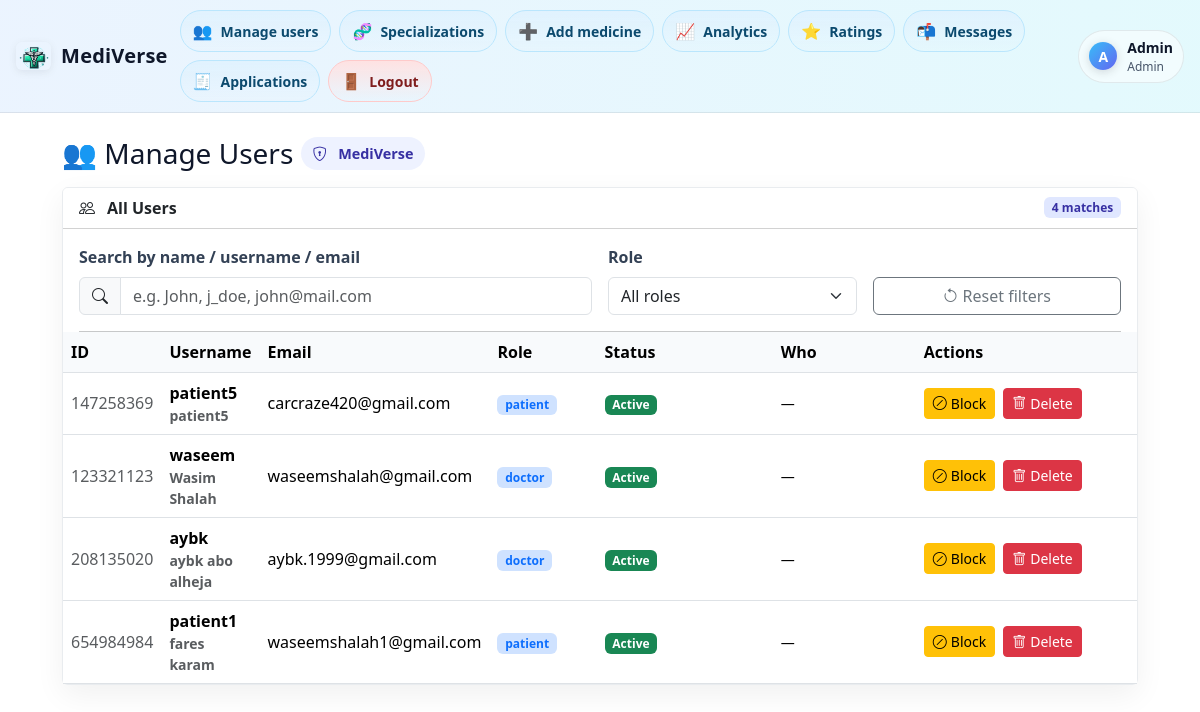
Page /labs/Doctors/admin/users.php (signed in) on the committed database.
### tables this page shows
CREATE TABLE `users` (
  `id` int(11) NOT NULL,
  `name` varchar(100) NOT NULL,
  `username` varchar(50) NOT NULL,
  `email` varchar(100) NOT NULL,
  `email_verified` tinyint(1) NOT NULL DEFAULT 0,
  `verify_token` varchar(255) DEFAULT NULL,
  `verify_expires` datetime DEFAULT NULL,
  `profile_image` varchar(255) DEFAULT NULL,
  `phone` varchar(20) DEFAULT NULL,
  `location` varchar(100) DEFAULT NULL,
  `password` varchar(255) NOT NULL,
  `temp_password` tinyint(1) DEFAULT 0,
  `role` enum('patient','doctor','admin') DEFAULT 'patient',
  `gender` enum('male','female','other') DEFAULT NULL,
  `height_cm` decimal(5,2) DEFAULT NULL,
  `weight_kg` decimal(5,2) DEFAULT NULL,
  `bmi` decimal(5,2) DEFAULT NULL,
  `date_of_birth` date DEFAULT NULL,
  `license_number` varchar(50) DEFAULT NULL,
  `specialization_id` int(11) DEFAULT NULL,
  `is_active` tinyint(1) NOT NULL DEFAULT 1,
  `created_at` timestamp NOT NULL DEFAULT current_timestamp(),
  `reset_token` varchar(255) DEFAULT NULL,
  `token_expiry` datetime DEFAULT NULL,
  `user_id` int(10) NOT NULL,
  `block_reason` text DEFAULT NULL,
  `blocked_at` datetime DEFAULT NULL,
  `is_blocked` tinyint(1) DEFAULT 0,
  `user_deleted` tinyint(1) DEFAULT 0,
  `delete_reason` text DEFAULT NULL,
  `blocked_by` int(11) DEFAULT NULL,
  `deleted_by` int(11) DEFAULT NULL,
  `deleted_reason` varchar(255) DEFAULT NULL,
  `verification_code` varchar(10) DEFAULT NULL,
  `is_activated` tinyint(1) NOT NULL DEFAULT 0
);

### labs/Doctors/admin/users.php (the view, shortened to what this page needs)
<?php
require_once '../config.php';
$usersQ = $conn->query("
    SELECT
        u.id,                          -- internal ID (for actions)
        u.user_id AS public_id,        -- public ID to display
        u.username, u.name AS full_name, u.email, u.role,
        u.is_blocked, u.user_deleted, u.block_reason, u.delete_reason,
        u.blocked_by, u.deleted_by,
        ab.username  AS blocked_by_name,
        dbu.username AS deleted_by_name
    FROM users u
    LEFT JOIN users ab  ON ab.id  = u.blocked_by
    LEFT JOIN users dbu ON dbu.id = u.deleted_by
    WHERE u.role <> 'admin'
    ORDER BY u.id
");
$rows = [];
while ($row = $usersQ->fetch_assoc()) {
    $rows[] = $row;
}
?>
<!DOCTYPE html>
<html>
<head>
  <link href="https://cdn.jsdelivr.net/npm/bootstrap@5.3.2/dist/css/bootstrap.min.css" rel="stylesheet">
  <link href="https://cdn.jsdelivr.net/npm/bootstrap-icons@1.11.3/font/bootstrap-icons.css" rel="stylesheet">
</head>
<body>
<?php include '../navbar_loggedin.php'; ?>
<div class="container page-wrap my-4">
  <div class="d-flex align-items-center justify-content-between mb-3">
    <div class="d-flex align-items-center gap-2">
      <h3 class="mb-0">👥 Manage Users</h3>
      <span class="chip"><i class="bi bi-shield-lock me-1"></i>MediVerse</span>
    </div>
  </div>
  <div class="card card-shadow">
    <div class="card-header bg-white d-flex align-items-center justify-content-between flex-wrap gap-2">
      <div class="d-flex align-items-center gap-2">
        <i class="bi bi-people me-1"></i> <strong>All Users</strong>
      </div>
      <span class="badge count-badge" id="matchCount"></span>
    </div>
    <div class="px-3 pt-3 filters">
      <div class="row g-3 align-items-end">
        <div class="col-md-6">
          <label class="form-label" for="filterName">Search by name / username / email</label>
          <div class="input-group">
            <span class="input-group-text"><i class="bi bi-search"></i></span>
            <input id="filterName" type="text" class="form-control" placeholder="e.g. John, j_doe, john@mail.com">
          </div>
        </div>
        <div class="col-md-3">
          <label class="form-label" for="filterRole">Role</label>
          <select id="filterRole" class="form-select">
            <option value="">All roles</option>
          </select>
        </div>
        <div class="col-md-3 d-grid">
          <button id="resetFilters" class="btn btn-outline-secondary"><i class="bi bi-arrow-counterclockwise me-1"></i>Reset filters</button>
        </div>
      </div>
      <hr class="mt-3 mb-0">
    </div>
    <div class="card-body p-0">
      <div class="table-responsive">
        <table class="table table-hover align-middle mb-0" id="usersTable">
          <thead>
            <tr>
              <th style="width:70px">ID</th>
              <th>Username</th>
              <th>Email</th>
              <th style="width:120px">Role</th>
              <th style="width:220px">Status</th>
              <th style="width:180px">Who</th>
              <th style="width:280px">Actions</th>
            </tr>
          </thead>
          <tbody>
          <?php foreach ($rows as $u): ?>
            <?php
              $rowId = (int)$u['id'];
              $statusHtml = '';
              $whoHtml = '<small>—</small>';
              if ((int)$u['user_deleted'] === 1) {
                $statusHtml = "<span class='badge bg-danger'>Deleted</span>";
                if (!empty($u['delete_reason'])) {
                  $statusHtml .= "<div class='status-note mt-1'>Reason: " . htmlspecialchars($u['delete_reason']) . "</div>";
                }
                if (!empty($u['deleted_by_name'])) {
                  $whoHtml = "<small>Deleted by: " . htmlspecialchars($u['deleted_by_name']) . "</small>";
                }
              } else {
                $statusHtml = "<span class='badge bg-success'>Active</span>";
              }
              $fullName = trim((string)$u['full_name']);
              $fullNameHtml = $fullName ? "<div class='text-muted small'>".$fullName."</div>" : "";
            ?>
            <tr
              data-role="<?= htmlspecialchars($u['role']) ?>"
              data-username="<?= htmlspecialchars(strtolower($u['username'])) ?>"
              data-fullname="<?= htmlspecialchars(strtolower($fullName)) ?>"
              data-email="<?= htmlspecialchars(strtolower($u['email'])) ?>"
            >
              <td class="text-muted"><?= htmlspecialchars((string)($u['public_id'] ?? '—')) ?></td>
              <td class="fw-semibold">
                <?= htmlspecialchars($u['username']) ?>
                <?= $fullNameHtml ?>
              </td>
              <td><?= htmlspecialchars($u['email']) ?></td>
              <td><span class="badge bg-primary-subtle text-primary"><?= htmlspecialchars($u['role']) ?></span></td>
              <td><?= $statusHtml ?></td>
              <td><?= $whoHtml ?></td>
              <td>
                <div class="actions">
                  <?php if (!(int)$u['user_deleted'] && !(int)$u['is_blocked']): ?>
                    <form id="form_block_<?= $rowId ?>" method="POST" class="m-0">
                      <button type="button"
                              class="btn btn-warning btn-sm"
                              data-bs-toggle="modal"
                              data-bs-target="#reasonModal"
                              data-action="block"
                              data-user="<?= $rowId ?>"
                              data-username="<?= htmlspecialchars($u['username']) ?>">
                        <i class="bi bi-slash-circle me-1"></i>Block
                      </button>
                    </form>
                  <?php endif; ?>
                  <?php if (!(int)$u['user_deleted']): ?>
                    <form id="form_delete_<?= $rowId ?>" method="POST" class="m-0">
                      <button type="button"
                              class="btn btn-danger btn-sm"
                              data-bs-toggle="modal"
                              data-bs-target="#reasonModal"
                              data-action="delete"
                              data-user="<?= $rowId ?>"
                              data-username="<?= htmlspecialchars($u['username']) ?>">
                        <i class="bi bi-trash me-1"></i>Delete
                      </button>
                    </form>
                  <?php endif; ?>
                </div>
              </td>
            </tr>
          <?php endforeach; ?>
          </tbody>
        </table>
      </div>
    </div>
  </div>
</div>
</body>
</html>

### labs/Doctors/admin/users.php (style rules this page uses)
:root { --bg:#ffffff; --ink:#0f172a; --muted:#64748b; --line:#e5e7eb; }
body { background:#ffffff; color:var(--ink); }
.page-wrap { max-width:1100px; }
.card-shadow { box-shadow:0 10px 30px rgba(2,6,23,.06); border:1px solid #e9ecef; }
.chip { display:inline-flex; align-items:center; gap:.45rem; background:#eef2ff; color:#3730a3; border-radius:999px; padding:.35rem .7rem; font-weight:700; font-size:.9rem; }
.table thead th { background:#f8fafc; }
.actions { display:flex; gap:.5rem; flex-wrap:wrap }
.filters .form-label { font-weight:600; color:#334155 }
.count-badge { background:#e0e7ff; color:#3730a3; font-weight:700; }

### labs/Doctors/navbar_loggedin.php (style rules this page uses)
:root { --bg: rgba(255,255,255,.65); --bg-dark: rgba(17,24,39,.65); --fg: #0f172a; --fg-subtle:#475569; --ring: rgba(59,130,246,.35); }

### rows in the picture
users: user "147258369", username "patient5", name "patient5", email "carcraze420@gmail.com", role "patient", user_deleted "Active"
users: user "123321123", username "waseem", name "Wasim Shalah", email "waseemshalah@gmail.com", role "doctor", user_deleted "Active"
users: user "208135020", username "aybk", name "aybk abo alheja", email "aybk.1999@gmail.com", role "doctor", user_deleted "Active"
users: user "654984984", username "patient1", name "fares karam", email "waseemshalah1@gmail.com", role "patient", user_deleted "Active"

### other values in the picture
$initial "A"
$name ?: 'User' "Admin"
$role "Admin"
